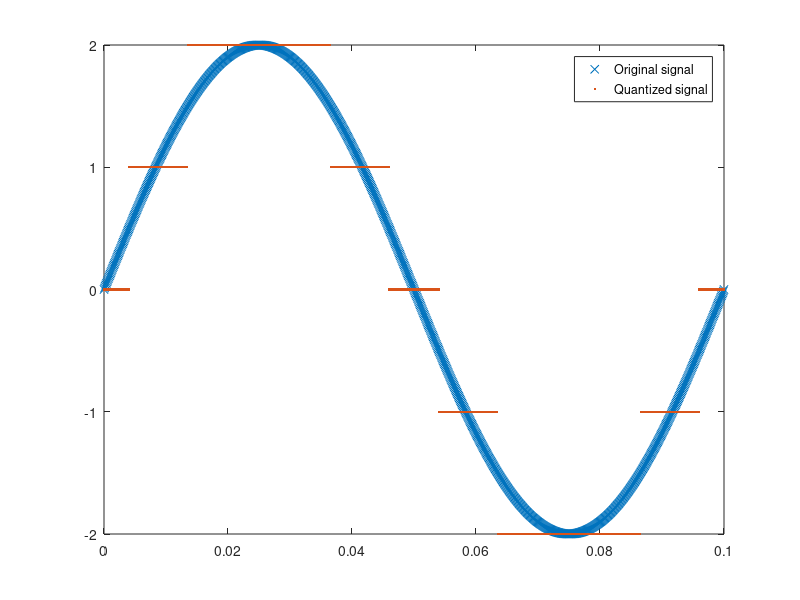

The MATLAB source for this figure:
fs = 10000;
t = [0:1/fs:0.1];
f = 10;
sig = 2*sin(2*pi*f*t);
partition = [-1.5, -0.5, 0.5, 1.5];
codebook = [-2:2];
[index,quants] = quantiz(sig,partition,codebook);
figure
plot(t,sig,'x',t,quants,'.')
legend('Original signal','Quantized signal');